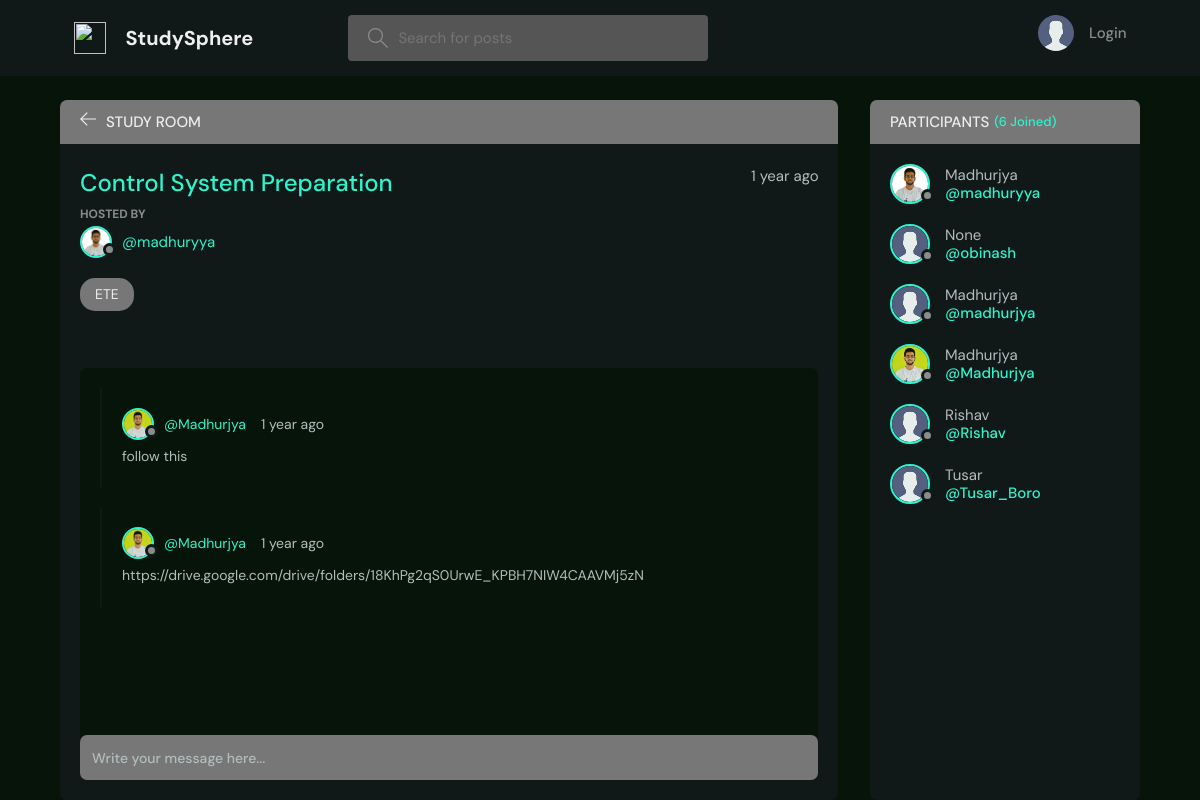
/room/8/, run on the app's committed database.
### base/models.py (models this page shows, shortened)
class Room(models.Model):
    host = models.ForeignKey(User, on_delete=models.SET_NULL, null=True)
    topic = models.ForeignKey(Topic, on_delete=models.SET_NULL, null=True)
    name = models.CharField(max_length=200)
    description = models.TextField(null=True, blank=True)
    participants = models.ManyToManyField(
        User, related_name='participants', blank=True)
    updated = models.DateTimeField(auto_now=True)
    created = models.DateTimeField(auto_now_add=True)
    class Meta:
        ordering = ['-updated', '-created']

class User(AbstractUser):
    name = models.CharField(max_length=200, null=True)
    email = models.EmailField(unique=True, null=True)
    bio = models.TextField(null=True)
    avatar = models.ImageField(null=True, default="avatar.svg")
    USERNAME_FIELD = 'email'
    REQUIRED_FIELDS = ['username']

class Topic(models.Model):
    name = models.CharField(max_length=200)
    def __str__(self):
        return self.name

class Message(models.Model):
    user = models.ForeignKey(User, on_delete=models.CASCADE)
    room = models.ForeignKey(Room, on_delete=models.CASCADE)
    body = models.TextField()
    updated = models.DateTimeField(auto_now=True)
    created = models.DateTimeField(auto_now_add=True)
    class Meta:
        ordering = ['-updated', '-created']

### base/views.py (the view, shortened to what this page needs)
# urls.py: path('room/<str:pk>/', views.room, name="room"),
def room(request, pk):
    room = Room.objects.get(id=pk)
    room_messages = room.message_set.all()
    participants = room.participants.all()
    context = {'room': room, 'room_messages': room_messages,
               'participants': participants}
    return render(request, 'base/room.html', context)

### base/templates/base/room.html (shortened to what this page needs)
{% extends 'main.html' %}
{% block content %}
<main class="profile-page layout layout--2">
  <div class="container">
    <div class="room">
      <div class="room__top">
        <div class="room__topLeft">
          <a href="{% url 'home' %}">
            <svg version="1.1" xmlns="http://www.w3.org/2000/svg" width="32" height="32" viewBox="0 0 32 32">
              <title>arrow-left</title>
              <path
                d="M13.723 2.286l-13.723 13.714 13.719 13.714 1.616-1.611-10.96-10.96h27.625v-2.286h-27.625l10.965-10.965-1.616-1.607z">
              </path>
            </svg>
          </a>
          <h3>Study Room</h3>
        </div>
      </div>
      <div class="room__box scroll">
        <div class="room__header scroll">
          <div class="room__info">
            <h3>{{room.name}}</h3>
            <span>{{room.created|timesince}} ago</span>
          </div>
          <div class="room__hosted">
            <p>Hosted By</p>
            <a href="{% url 'user-profile' room.host.id %}" class="room__author">
              <div class="avatar avatar--small">
                <img src="{{room.host.avatar.url}}" />
              </div>
              <span>@{{room.host.username}}</span>
            </a>
          </div>
          <span class="room__topics">{{room.topic}}</span>
        </div>
        <div class="room__conversation">
          <div class="threads scroll">
            {% for message in room_messages %}
            <div class="thread">
              <div class="thread__top">
                <div class="thread__author">
                  <a href="{% url 'user-profile' message.user.id %}" class="thread__authorInfo">
                    <div class="avatar avatar--small">
                      <img src="{{message.user.avatar.url}}" />
                    </div>
                    <span>@{{message.user.username}}</span>
                  </a>
                  <span class="thread__date">{{message.created|timesince}} ago</span>
                </div>
              </div>
              <div class="thread__details">
                {{message.body}}
              </div>
            </div>
            {% endfor %}
          </div>
        </div>
      </div>
      <div class="room__message">
        <form action="" method="POST">
          <input name="body" placeholder="Write your message here..." />
        </form>
      </div>
    </div>
    <div class="participants">
      <h3 class="participants__top">Participants <span>({{participants.count}} Joined)</span></h3>
      <div class="participants__list scroll">
        {% for user in participants %}
        <a href="{%  url 'user-profile' user.id %}" class="participant">
          <div class="avatar avatar--medium">
            <img src="{{user.avatar.url}}" />
          </div>
          <p>
            {{user.name}}
            <span>@{{user.username}}</span>
          </p>
        </a>
        {% endfor %}
      </div>
    </div>
  </div>
</main>
{% endblock content %}

### data on the page
Room: name "Control System Preparation", created "1 year", host.avatar (picture), host.username "madhuryya", topic "ETE"
Message: user.avatar (picture), user.username "Madhurjya", created "1 year", body "follow this"
Message: user.avatar (picture), user.username "Madhurjya", created "1 year", body "https://drive.google.com/drive/folders/18KhPg2qS0UrwE_KPBH7NIW4CAAVMj5zN"
User: avatar (picture), name "Madhurjya", username "madhuryya"
User: avatar (placeholder picture), name "None", username "obinash"
User: avatar (placeholder picture), name "Madhurjya", username "madhurjya"
User: avatar (picture), name "Madhurjya", username "Madhurjya"
User: avatar (placeholder picture), name "Rishav", username "Rishav"
User: avatar (placeholder picture), name "Tusar", username "Tusar_Boro"

### other printed values
{{ participants.count }} "6"
